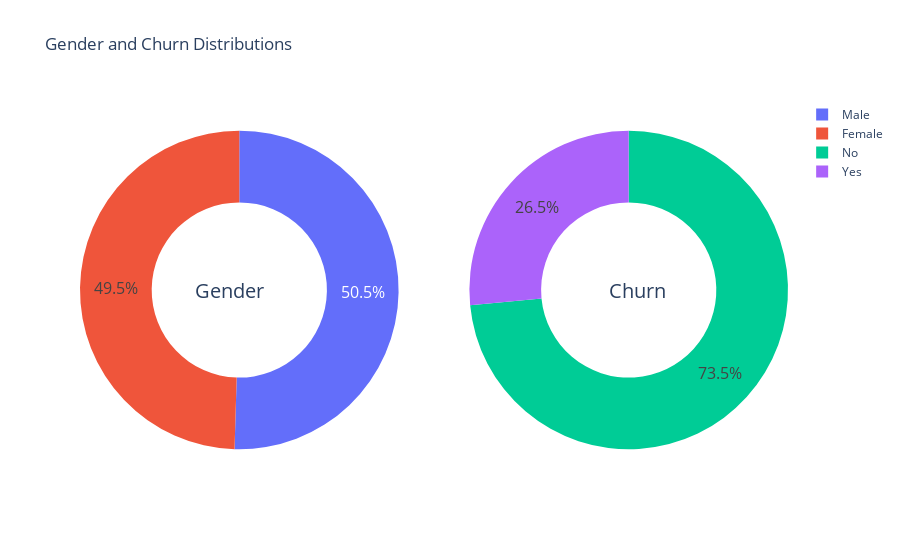

The notebook cell this image was saved under:
### Markdown cell above
##### Data is highly imbalanced, ratio = 73:46

### Code cell
gender_labels = ['Male', 'Female']
churn_labels = ['No', 'Yes']

fig = make_subplots(rows=1, cols=2, specs=[[{'type':'domain'}, {'type':'domain'}]])
fig.add_trace(go.Pie(labels=gender_labels, values=ch['gender'].value_counts(), name="Gender"), 1, 1)
fig.add_trace(go.Pie(labels=churn_labels, values=ch['Churn'].value_counts(), name="Churn"), 1, 2)
fig.update_traces(hole=.55, hoverinfo="label+percent+name", textfont_size=16)
fig.update_layout(
    title_text="Gender and Churn Distributions",
    annotations=[dict(text='Gender', x=0.16, y=0.5, font_size=20, showarrow=False),
                 dict(text='Churn', x=0.83, y=0.5, font_size=20, showarrow=False)])

### Figure 1 — Plotly figure (JSON) as saved in the notebook; plotly's stock layout.template omitted (floating-point values rounded to 4 significant figures)
{"data": [{"domain": {"x": [0, 0.45], "y": [0, 1]}, "hole": 0.55, "hoverinfo": "label+percent+name", "labels": ["Male", "Female"], "name": "Gender", "textfont": {"size": 16}, "type": "pie", "values": [3555, 3488]}, {"domain": {"x": [0.55, 1], "y": [0, 1]}, "hole": 0.55, "hoverinfo": "label+percent+name", "labels": ["No", "Yes"], "name": "Churn", "textfont": {"size": 16}, "type": "pie", "values": [5174, 1869]}], "layout": {"annotations": [{"font": {"size": 20}, "showarrow": false, "text": "Gender", "x": 0.16, "y": 0.5}, {"font": {"size": 20}, "showarrow": false, "text": "Churn", "x": 0.83, "y": 0.5}], "autosize": true, "title": {"text": "Gender and Churn Distributions"}}}
